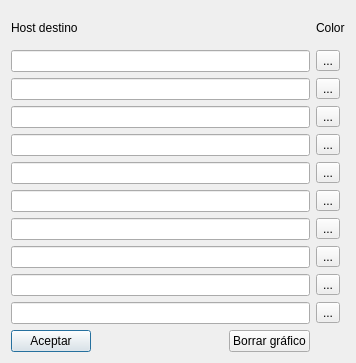
<?xml version="1.0" encoding="UTF-8"?>
<ui version="4.0">
 <class>DlgEditPingGraph</class>
 <widget class="QDialog" name="DlgEditPingGraph">
  <property name="geometry">
   <rect>
    <x>0</x>
    <y>0</y>
    <width>356</width>
    <height>363</height>
   </rect>
  </property>
  <property name="windowTitle">
   <string>Editar destinos del ping</string>
  </property>
  <layout class="QGridLayout" name="gridLayout">
   <item row="8" column="0" colspan="3">
    <widget class="QLineEdit" name="host8LineEdit"/>
   </item>
   <item row="4" column="0" colspan="3">
    <widget class="QLineEdit" name="host4LineEdit"/>
   </item>
   <item row="10" column="3">
    <widget class="QToolButton" name="host10Button">
     <property name="text">
      <string>...</string>
     </property>
    </widget>
   </item>
   <item row="0" column="3">
    <widget class="QLabel" name="label_2">
     <property name="text">
      <string>Color</string>
     </property>
    </widget>
   </item>
   <item row="4" column="3">
    <widget class="QToolButton" name="host4Button">
     <property name="text">
      <string>...</string>
     </property>
    </widget>
   </item>
   <item row="9" column="0" colspan="3">
    <widget class="QLineEdit" name="host9LineEdit"/>
   </item>
   <item row="2" column="3">
    <widget class="QToolButton" name="host2Button">
     <property name="text">
      <string>...</string>
     </property>
    </widget>
   </item>
   <item row="0" column="0">
    <widget class="QLabel" name="label">
     <property name="text">
      <string>Host destino</string>
     </property>
    </widget>
   </item>
   <item row="7" column="0" colspan="3">
    <widget class="QLineEdit" name="host7LineEdit"/>
   </item>
   <item row="3" column="3">
    <widget class="QToolButton" name="host3Button">
     <property name="text">
      <string>...</string>
     </property>
    </widget>
   </item>
   <item row="5" column="0" colspan="3">
    <widget class="QLineEdit" name="host5LineEdit"/>
   </item>
   <item row="10" column="0" colspan="3">
    <widget class="QLineEdit" name="host10LineEdit"/>
   </item>
   <item row="7" column="3">
    <widget class="QToolButton" name="host7Button">
     <property name="text">
      <string>...</string>
     </property>
    </widget>
   </item>
   <item row="8" column="3">
    <widget class="QToolButton" name="host8Button">
     <property name="text">
      <string>...</string>
     </property>
    </widget>
   </item>
   <item row="11" column="0">
    <widget class="QPushButton" name="acceptButton">
     <property name="sizePolicy">
      <sizepolicy hsizetype="Fixed" vsizetype="Fixed">
       <horstretch>0</horstretch>
       <verstretch>0</verstretch>
      </sizepolicy>
     </property>
     <property name="text">
      <string>Aceptar</string>
     </property>
    </widget>
   </item>
   <item row="11" column="2">
    <widget class="QPushButton" name="removeChartButton">
     <property name="text">
      <string>Borrar gráfico</string>
     </property>
    </widget>
   </item>
   <item row="6" column="0" colspan="3">
    <widget class="QLineEdit" name="host6LineEdit"/>
   </item>
   <item row="5" column="3">
    <widget class="QToolButton" name="host5Button">
     <property name="text">
      <string>...</string>
     </property>
    </widget>
   </item>
   <item row="1" column="3">
    <widget class="QToolButton" name="host1Button">
     <property name="text">
      <string>...</string>
     </property>
    </widget>
   </item>
   <item row="1" column="0" colspan="3">
    <widget class="QLineEdit" name="host1LineEdit"/>
   </item>
   <item row="9" column="3">
    <widget class="QToolButton" name="host9Button">
     <property name="text">
      <string>...</string>
     </property>
    </widget>
   </item>
   <item row="6" column="3">
    <widget class="QToolButton" name="host6Button">
     <property name="text">
      <string>...</string>
     </property>
    </widget>
   </item>
   <item row="2" column="0" colspan="3">
    <widget class="QLineEdit" name="host2LineEdit"/>
   </item>
   <item row="3" column="0" colspan="3">
    <widget class="QLineEdit" name="host3LineEdit"/>
   </item>
   <item row="11" column="1">
    <spacer name="horizontalSpacer">
     <property name="orientation">
      <enum>Qt::Horizontal</enum>
     </property>
     <property name="sizeHint" stdset="0">
      <size>
       <width>40</width>
       <height>20</height>
      </size>
     </property>
    </spacer>
   </item>
  </layout>
 </widget>
 <tabstops>
  <tabstop>host1LineEdit</tabstop>
  <tabstop>host1Button</tabstop>
  <tabstop>host2LineEdit</tabstop>
  <tabstop>host2Button</tabstop>
  <tabstop>host3LineEdit</tabstop>
  <tabstop>host3Button</tabstop>
  <tabstop>host4LineEdit</tabstop>
  <tabstop>host4Button</tabstop>
  <tabstop>host5LineEdit</tabstop>
  <tabstop>host5Button</tabstop>
  <tabstop>host6LineEdit</tabstop>
  <tabstop>host6Button</tabstop>
  <tabstop>host7LineEdit</tabstop>
  <tabstop>host7Button</tabstop>
  <tabstop>host8LineEdit</tabstop>
  <tabstop>host8Button</tabstop>
  <tabstop>host9LineEdit</tabstop>
  <tabstop>host9Button</tabstop>
  <tabstop>host10LineEdit</tabstop>
  <tabstop>host10Button</tabstop>
  <tabstop>acceptButton</tabstop>
 </tabstops>
 <resources/>
 <connections/>
</ui>
